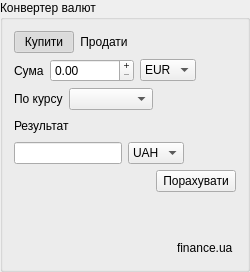
       <widget class="QGroupBox" name="groupBox_2">
        <property name="sizePolicy">
         <sizepolicy hsizetype="Expanding" vsizetype="Preferred">
          <horstretch>0</horstretch>
          <verstretch>0</verstretch>
         </sizepolicy>
        </property>
        <property name="title">
         <string>Конвертер валют</string>
        </property>
        <layout class="QGridLayout" name="gridLayout">
         <item row="7" column="0">
          <layout class="QHBoxLayout" name="horizontalLayout_12">
           <item>
            <spacer name="horizontalSpacer_10">
             <property name="orientation">
              <enum>Qt::Horizontal</enum>
             </property>
             <property name="sizeHint" stdset="0">
              <size>
               <width>40</width>
               <height>20</height>
              </size>
             </property>
            </spacer>
           </item>
           <item>
            <widget class="QLabel" name="label_4">
             <property name="text">
              <string>finance.ua </string>
             </property>
             <property name="openExternalLinks">
              <bool>true</bool>
             </property>
            </widget>
           </item>
          </layout>
         </item>
         <item row="6" column="0">
          <spacer name="verticalSpacer_3">
           <property name="orientation">
            <enum>Qt::Vertical</enum>
           </property>
           <property name="sizeHint" stdset="0">
            <size>
             <width>20</width>
             <height>40</height>
            </size>
           </property>
          </spacer>
         </item>
         <item row="5" column="0">
          <layout class="QHBoxLayout" name="horizontalLayout_6">
           <item>
            <spacer name="horizontalSpacer_3">
             <property name="orientation">
              <enum>Qt::Horizontal</enum>
             </property>
             <property name="sizeHint" stdset="0">
              <size>
               <width>40</width>
               <height>20</height>
              </size>
             </property>
            </spacer>
           </item>
           <item>
            <widget class="QPushButton" name="calc">
             <property name="text">
              <string>Порахувати</string>
             </property>
            </widget>
           </item>
          </layout>
         </item>
         <item row="4" column="0">
          <layout class="QHBoxLayout" name="horizontalLayout_11">
           <item>
            <widget class="QLineEdit" name="value1">
             <property name="toolTip">
              <string>Результат</string>
             </property>
            </widget>
           </item>
           <item>
            <widget class="QComboBox" name="currency_2">
             <item>
              <property name="text">
               <string>UAH</string>
              </property>
             </item>
             <item>
              <property name="text">
               <string>USD</string>
              </property>
             </item>
             <item>
              <property name="text">
               <string>RUB</string>
              </property>
             </item>
            </widget>
           </item>
           <item>
            <spacer name="horizontalSpacer_9">
             <property name="orientation">
              <enum>Qt::Horizontal</enum>
             </property>
             <property name="sizeHint" stdset="0">
              <size>
               <width>40</width>
               <height>20</height>
              </size>
             </property>
            </spacer>
           </item>
          </layout>
         </item>
         <item row="3" column="0">
          <layout class="QHBoxLayout" name="horizontalLayout_10">
           <item>
            <widget class="QLabel" name="label_3">
             <property name="text">
              <string>Результат</string>
             </property>
            </widget>
           </item>
           <item>
            <spacer name="horizontalSpacer_8">
             <property name="orientation">
              <enum>Qt::Horizontal</enum>
             </property>
             <property name="sizeHint" stdset="0">
              <size>
               <width>40</width>
               <height>20</height>
              </size>
             </property>
            </spacer>
           </item>
          </layout>
         </item>
         <item row="0" column="0">
          <layout class="QHBoxLayout" name="horizontalLayout_7">
           <property name="spacing">
            <number>0</number>
           </property>
           <item>
            <widget class="QPushButton" name="buy">
             <property name="maximumSize">
              <size>
               <width>60</width>
               <height>30</height>
              </size>
             </property>
             <property name="cursor">
              <cursorShape>PointingHandCursor</cursorShape>
             </property>
             <property name="toolTip">
              <string>Операція купівлі</string>
             </property>
             <property name="text">
              <string>Купити</string>
             </property>
             <property name="checkable">
              <bool>true</bool>
             </property>
             <property name="checked">
              <bool>true</bool>
             </property>
             <property name="flat">
              <bool>true</bool>
             </property>
            </widget>
           </item>
           <item>
            <widget class="QPushButton" name="sell">
             <property name="maximumSize">
              <size>
               <width>60</width>
               <height>30</height>
              </size>
             </property>
             <property name="cursor">
              <cursorShape>PointingHandCursor</cursorShape>
             </property>
             <property name="toolTip">
              <string>Операція продажу</string>
             </property>
             <property name="text">
              <string>Продати</string>
             </property>
             <property name="checkable">
              <bool>true</bool>
             </property>
             <property name="flat">
              <bool>true</bool>
             </property>
            </widget>
           </item>
           <item>
            <spacer name="horizontalSpacer_5">
             <property name="orientation">
              <enum>Qt::Horizontal</enum>
             </property>
             <property name="sizeHint" stdset="0">
              <size>
               <width>40</width>
               <height>20</height>
              </size>
             </property>
            </spacer>
           </item>
          </layout>
         </item>
         <item row="2" column="0">
          <layout class="QHBoxLayout" name="horizontalLayout_4">
           <item>
            <widget class="QLabel" name="label">
             <property name="text">
              <string>По курсу</string>
             </property>
            </widget>
           </item>
           <item>
            <widget class="QComboBox" name="bankList">
             <property name="sizePolicy">
              <sizepolicy hsizetype="Expanding" vsizetype="Fixed">
               <horstretch>0</horstretch>
               <verstretch>0</verstretch>
              </sizepolicy>
             </property>
             <property name="toolTip">
              <string>Курс банка</string>
             </property>
            </widget>
           </item>
           <item>
            <spacer name="horizontalSpacer_11">
             <property name="orientation">
              <enum>Qt::Horizontal</enum>
             </property>
             <property name="sizeHint" stdset="0">
              <size>
               <width>40</width>
               <height>20</height>
              </size>
             </property>
            </spacer>
           </item>
          </layout>
         </item>
         <item row="1" column="0">
          <layout class="QHBoxLayout" name="horizontalLayout_8">
           <item>
            <widget class="QLabel" name="sum">
             <property name="text">
              <string>Сума</string>
             </property>
            </widget>
           </item>
           <item>
            <widget class="QDoubleSpinBox" name="money">
             <property name="toolTip">
              <string>Сума обміну</string>
             </property>
             <property name="buttonSymbols">
              <enum>QAbstractSpinBox::PlusMinus</enum>
             </property>
             <property name="maximum">
              <double>9999999.000000000000000</double>
             </property>
            </widget>
           </item>
           <item>
            <widget class="QComboBox" name="currency">
             <item>
              <property name="text">
               <string>EUR</string>
              </property>
             </item>
             <item>
              <property name="text">
               <string>UAH</string>
              </property>
             </item>
             <item>
              <property name="text">
               <string>USD</string>
              </property>
             </item>
             <item>
              <property name="text">
               <string>RUB</string>
              </property>
             </item>
            </widget>
           </item>
           <item>
            <spacer name="horizontalSpacer_6">
             <property name="orientation">
              <enum>Qt::Horizontal</enum>
             </property>
             <property name="sizeHint" stdset="0">
              <size>
               <width>40</width>
               <height>20</height>
              </size>
             </property>
            </spacer>
           </item>
          </layout>
         </item>
        </layout>
       </widget>
